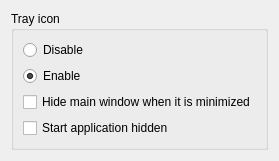
         <widget class="QWidget" name="m_tabNotifications">
          <attribute name="title">
           <string>Tray area &amp;&amp; notifications</string>
          </attribute>
          <layout class="QFormLayout" name="formLayout_3">
           <item row="0" column="0" colspan="2">
            <widget class="QGroupBox" name="m_grpTray">
             <property name="title">
              <string>Tray icon</string>
             </property>
             <layout class="QFormLayout" name="formLayout_2">
              <property name="fieldGrowthPolicy">
               <enum>QFormLayout::ExpandingFieldsGrow</enum>
              </property>
              <item row="0" column="0" colspan="2">
               <widget class="QRadioButton" name="m_radioTrayOff">
                <property name="text">
                 <string>Disable</string>
                </property>
               </widget>
              </item>
              <item row="2" column="0">
               <widget class="QCheckBox" name="m_checkHideWhenMinimized">
                <property name="text">
                 <string>Hide main window when it is minimized</string>
                </property>
               </widget>
              </item>
              <item row="3" column="0" colspan="2">
               <widget class="QCheckBox" name="m_checkHidden">
                <property name="text">
                 <string>Start application hidden</string>
                </property>
               </widget>
              </item>
              <item row="1" column="0" colspan="2">
               <widget class="QRadioButton" name="m_radioTrayOn">
                <property name="text">
                 <string>Enable</string>
                </property>
                <property name="checked">
                 <bool>true</bool>
                </property>
               </widget>
              </item>
             </layout>
            </widget>
           </item>
          </layout>
         </widget>
